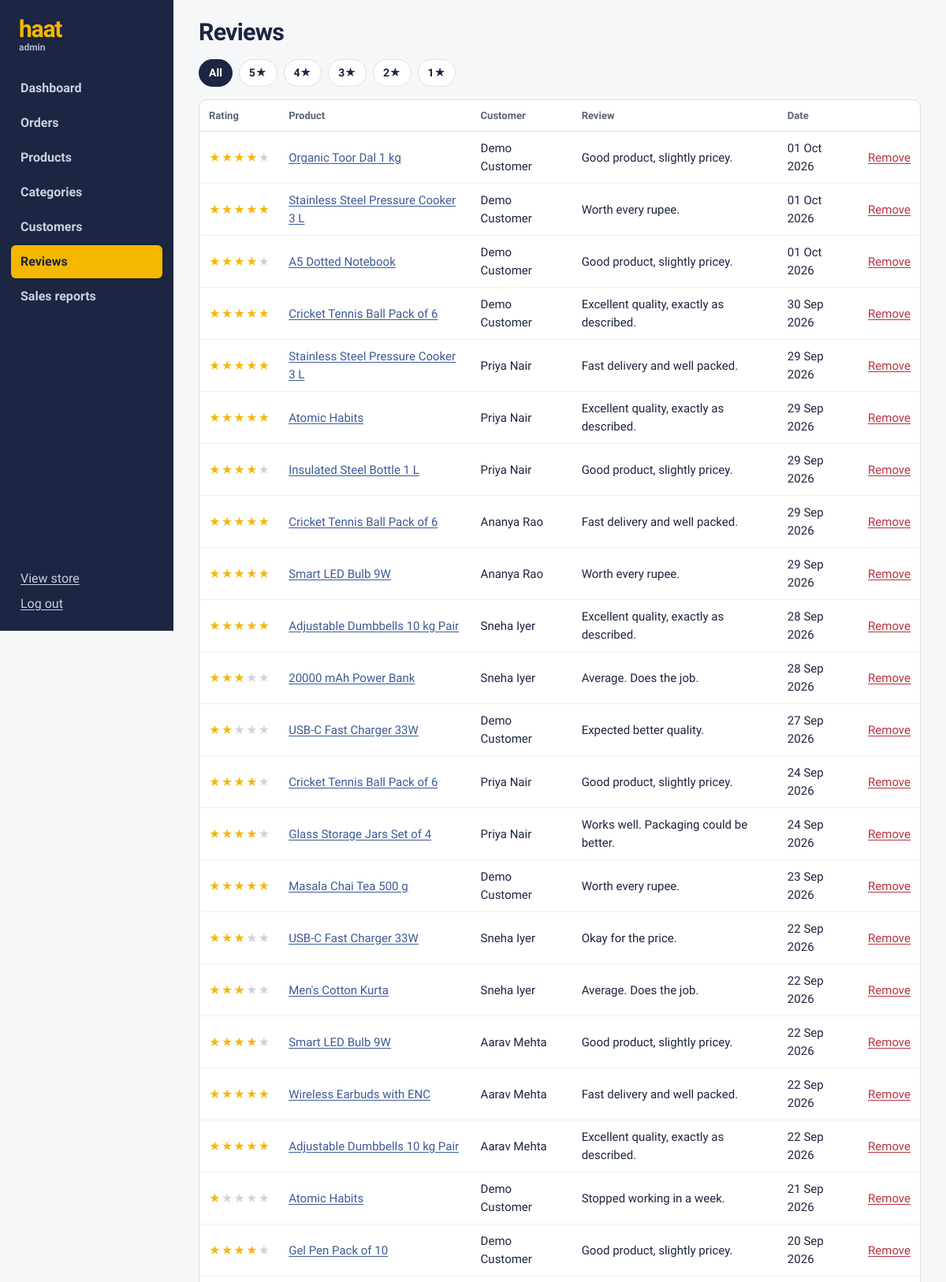
/admin/reviews (signed in, upper part), run on the app's committed database.
### models.py (models this page shows, shortened)
class Review(db.Model):
    __tablename__ = "reviews"
    __table_args__ = (db.UniqueConstraint("user_id", "product_id", name="uq_review_user_product"),)
    review_id = db.Column(db.Integer, primary_key=True)
    user_id = db.Column(db.Integer, db.ForeignKey("users.user_id"), nullable=False)
    product_id = db.Column(db.Integer, db.ForeignKey("products.product_id"), nullable=False)
    rating = db.Column(db.Integer, nullable=False)
    comment = db.Column(db.Text)
    created_at = db.Column(db.DateTime, default=now)
    user = db.relationship("User")

class Product(db.Model):
    __tablename__ = "products"
    product_id = db.Column(db.Integer, primary_key=True)
    name = db.Column(db.String(150), nullable=False)
    description = db.Column(db.Text)
    price = db.Column(db.Numeric(10, 2), nullable=False)
    stock = db.Column(db.Integer, nullable=False, default=0)
    category_id = db.Column(db.Integer, db.ForeignKey("categories.category_id"), nullable=False)
    image = db.Column(db.String(255))                      # file name in static/uploads
    is_active = db.Column(db.Boolean, nullable=False, default=True)
    created_at = db.Column(db.DateTime, default=now)
    reviews = db.relationship("Review", backref="product", lazy="dynamic",
                              cascade="all, delete-orphan")

class User(UserMixin, db.Model):
    __tablename__ = "users"
    user_id = db.Column(db.Integer, primary_key=True)
    name = db.Column(db.String(100), nullable=False)
    email = db.Column(db.String(100), unique=True, nullable=False, index=True)
    password = db.Column(db.String(255), nullable=False)
    phone = db.Column(db.String(15))
    role = db.Column(db.String(15), nullable=False, default="customer")   # customer | admin
    status = db.Column(db.String(20), nullable=False, default="active")   # active | blocked
    created_at = db.Column(db.DateTime, default=now)
    orders = db.relationship("Order", backref="user", lazy="dynamic")
    @property
    def is_admin(self):
        return self.role == "admin"
    @property
    def is_active(self):
        return self.status == "active"

### modules/admin.py (the view)
@bp.route("/reviews")
def reviews():
    rating = request.args.get("rating", type=int)
    query = Review.query
    if rating:
        query = query.filter_by(rating=rating)
    return render_template("admin/reviews.html", rating=rating,
                           reviews=query.order_by(Review.created_at.desc()).limit(200).all())

### app.py (called while the page is built)
@login_manager.user_loader
def load_user(user_id):
    user = db.session.get(User, int(user_id))
    return user if user and user.is_active else None

def _csrf_token():
    if "_csrf" not in session:
        session["_csrf"] = secrets.token_hex(16)
    return session["_csrf"]

def _register_middleware(app):
    @app.before_request
    def csrf_protect():
        if request.method == "POST" and app.config.get("CSRF_ENABLED", True):
            token = request.form.get("csrf_token") or request.headers.get("X-CSRF-Token")
            if not token or token != session.get("_csrf"):
                app.logger.warning("CSRF check failed on %s", request.path)
                abort(400, description="Your session expired. Reload the page and try again.")
    @app.after_request
    def log_request(response):
        if not request.path.startswith("/static"):
            app.logger.debug("%s %s -> %s", request.method, request.path, response.status_code)
        return response

def _register_template_helpers(app):
    app.jinja_env.globals.update(csrf_token=_csrf_token, page_url=page_url, tile_colour=tile_colour)
    app.jinja_env.filters["money"] = money
    @app.context_processor
    def inject_globals():
        cart_count, wish_ids = 0, set()
        if current_user.is_authenticated:
            cart_count = (db.session.query(db.func.coalesce(db.func.sum(CartItem.quantity), 0))
                          .filter(CartItem.user_id == current_user.user_id).scalar())
            wish_ids = {w.product_id for w in
                        WishlistItem.query.filter_by(user_id=current_user.user_id)}
        return {
            "store_name": app.config["STORE_NAME"],
            "nav_categories": Category.query.order_by(Category.category_name).all(),
            "cart_count": cart_count,
            "wish_ids": wish_ids,
        }

### modules/admin.py (called while the page is built)
@bp.before_request
@admin_required
def guard():
    return None

### utils/helpers.py (called while the page is built)
def admin_required(view):
    @wraps(view)
    def wrapper(*args, **kwargs):
        if not current_user.is_authenticated:
            return current_app.login_manager.unauthorized()
        if not current_user.is_admin:
            abort(403)
        return view(*args, **kwargs)
    return wrapper

### templates/admin/reviews.html (shortened to what this page needs)
{% extends "admin/layout.html" %}
{% import "partials/macros.html" as m with context %}
{% block admin %}
<div class="admin-head"><h1>Reviews</h1></div>
<nav class="chips" aria-label="Filter by rating">
  <a href="{{ url_for('admin.reviews') }}" class="{{ 'on' if not rating }}">All</a>
  {% for s in range(5, 0, -1) %}<a href="{{ url_for('admin.reviews', rating=s) }}" class="{{ 'on' if rating == s }}">{{ s }}★</a>{% endfor %}
</nav>
<div class="panel flush">
<table class="table">
  <thead><tr><th>Rating</th><th>Product</th><th>Customer</th><th>Review</th><th>Date</th><th></th></tr></thead>
  <tbody>
  {% for r in reviews %}
    <tr><td>{{ m.stars(r.rating, size='sm') }}</td>
      <td><a href="{{ url_for('products.product_detail', product_id=r.product_id) }}">{{ r.product.name }}</a></td>
      <td>{{ r.user.name }}</td><td class="wrap-cell">{{ r.comment or '–' }}</td>
      <td>{{ r.created_at.strftime('%d %b %Y') }}</td>
      <td class="num"><form method="post" action="{{ url_for('reviews.delete', review_id=r.review_id) }}" data-confirm="Remove this review?">
        {{ m.csrf() }}<input type="hidden" name="from_admin" value="1"><button class="link-btn danger" type="submit">Remove</button></form></td></tr>
  {% else %}<tr><td colspan="6" class="muted">No reviews yet.</td></tr>{% endfor %}
  </tbody>
</table>
</div>
{% endblock %}

### templates/partials/macros.html (shortened to what this page needs)
{% macro stars(value, count=None, size='') -%}
<span class="stars {{ size }}" aria-label="{{ value }} out of 5 stars">
  {%- for i in range(1, 6) -%}
    <span class="{{ 'full' if value >= i else ('half' if value >= i - 0.5 else '') }}">★</span>
  {%- endfor -%}
</span>
{%- endmacro %}

### static/css/style.css (style rules this page uses)
:root { --ink: #1C2541; --ink-2: #2B375E; --marigold: #F5B700; --marigold-2: #FFD24D; --paper: #F6F7F9; --white: #FFFFFF; --line: #DCE0E8; --muted: #5B6478; --leaf: #2F7D5B; --rose: #B8323F; --sky: #3D5A98; --display: "Bricolage Grotesque", "Segoe UI", system-ui, sans-serif; --body: "Source Sans 3", "Segoe UI", system-ui, -apple-system, sans-serif; --r-sm: 6px; --r: 10px; --r-lg: 18px; }
*, *::before, *::after { box-sizing: border-box; }
html { -webkit-text-size-adjust: 100%; }
body { margin: 0; font: 400 16px/1.5 var(--body); color: var(--ink); background: var(--paper); }
a { color: var(--sky); text-underline-offset: 2px; }
h1, h2, h3, h4 { font-family: var(--display); line-height: 1.15; margin: 0 0 .5em; letter-spacing: -.01em; }
.danger, .danger:hover { color: var(--rose) !important; }
.link-btn { background: none; border: 0; padding: 0; font: inherit; color: var(--sky); cursor: pointer; text-decoration: underline; text-underline-offset: 2px; }
.stars { display: inline-flex; align-items: center; gap: 1px; color: #CDD2DC; font-size: 18px; line-height: 1; }
.stars.sm { font-size: 14px; }
.stars .full { color: var(--marigold); }
.panel { background: var(--white); border: 1px solid var(--line); border-radius: var(--r); padding: 20px; margin-bottom: 16px; }
.panel.flush { padding: 0; overflow-x: auto; }
.chips { display: flex; flex-wrap: wrap; gap: 8px; margin: 8px 0 16px; }
.chips a { padding: 6px 12px; border-radius: 20px; border: 1px solid var(--line); background: var(--white); text-decoration: none; color: var(--ink); font-weight: 600; font-size: 14px; }
.chips a.on { background: var(--ink); color: var(--white); border-color: var(--ink); }
.admin-head { display: flex; justify-content: space-between; align-items: center; gap: 16px; margin-bottom: 16px; flex-wrap: wrap; }
.admin-head h1 { font-size: 1.9rem; font-weight: 800; letter-spacing: -.025em; margin: 0; }
.table { width: 100%; border-collapse: collapse; font-size: 15px; }
.table th { text-align: left; font-size: 13px; color: var(--muted); font-weight: 700; padding: 10px 12px; border-bottom: 1px solid var(--line); white-space: nowrap; }
.table td { padding: 10px 12px; border-bottom: 1px solid #EDF0F4; vertical-align: middle; }
.table .num { text-align: right; }
.wrap-cell { max-width: 360px; }

### data on the page
Review: product.name "Organic Toor Dal 1 kg", user.name "Demo Customer", comment "Good product, slightly pricey.", created_at "01 Oct 2026"
Review: product.name "Stainless Steel Pressure Cooker 3 L", user.name "Demo Customer", comment "Worth every rupee.", created_at "01 Oct 2026"
Review: product.name "A5 Dotted Notebook", user.name "Demo Customer", comment "Good product, slightly pricey.", created_at "01 Oct 2026"
Review: product.name "Cricket Tennis Ball Pack of 6", user.name "Demo Customer", comment "Excellent quality, exactly as described.", created_at "30 Sep 2026"
Review: product.name "Stainless Steel Pressure Cooker 3 L", user.name "Priya Nair", comment "Fast delivery and well packed.", created_at "29 Sep 2026"
Review: product.name "Atomic Habits", user.name "Priya Nair", comment "Excellent quality, exactly as described.", created_at "29 Sep 2026"
Review: product.name "Insulated Steel Bottle 1 L", user.name "Priya Nair", comment "Good product, slightly pricey.", created_at "29 Sep 2026"
Review: product.name "Cricket Tennis Ball Pack of 6", user.name "Ananya Rao", comment "Fast delivery and well packed.", created_at "29 Sep 2026"
Review: product.name "Smart LED Bulb 9W", user.name "Ananya Rao", comment "Worth every rupee.", created_at "29 Sep 2026"
Review: product.name "Adjustable Dumbbells 10 kg Pair", user.name "Sneha Iyer", comment "Excellent quality, exactly as described.", created_at "28 Sep 2026"
Review: product.name "20000 mAh Power Bank", user.name "Sneha Iyer", comment "Average. Does the job.", created_at "28 Sep 2026"
Review: product.name "USB-C Fast Charger 33W", user.name "Demo Customer", comment "Expected better quality.", created_at "27 Sep 2026"
Review: product.name "Cricket Tennis Ball Pack of 6", user.name "Priya Nair", comment "Good product, slightly pricey.", created_at "24 Sep 2026"
Review: product.name "Glass Storage Jars Set of 4", user.name "Priya Nair", comment "Works well. Packaging could be better.", created_at "24 Sep 2026"
Review: product.name "Masala Chai Tea 500 g", user.name "Demo Customer", comment "Worth every rupee.", created_at "23 Sep 2026"
Review: product.name "USB-C Fast Charger 33W", user.name "Sneha Iyer", comment "Okay for the price.", created_at "22 Sep 2026"
Review: product.name "Men's Cotton Kurta", user.name "Sneha Iyer", comment "Average. Does the job.", created_at "22 Sep 2026"
Review: product.name "Smart LED Bulb 9W", user.name "Aarav Mehta", comment "Good product, slightly pricey.", created_at "22 Sep 2026"
Review: product.name "Wireless Earbuds with ENC", user.name "Aarav Mehta", comment "Fast delivery and well packed.", created_at "22 Sep 2026"
Review: product.name "Adjustable Dumbbells 10 kg Pair", user.name "Aarav Mehta", comment "Excellent quality, exactly as described.", created_at "22 Sep 2026"
Review: product.name "Atomic Habits", user.name "Demo Customer", comment "Stopped working in a week.", created_at "21 Sep 2026"
Review: product.name "Gel Pen Pack of 10", user.name "Demo Customer", comment "Good product, slightly pricey.", created_at "20 Sep 2026"

### other printed values
{{ store_name|lower }} "haat"
{{ s }} "5" "4" "3" "2" "1"
